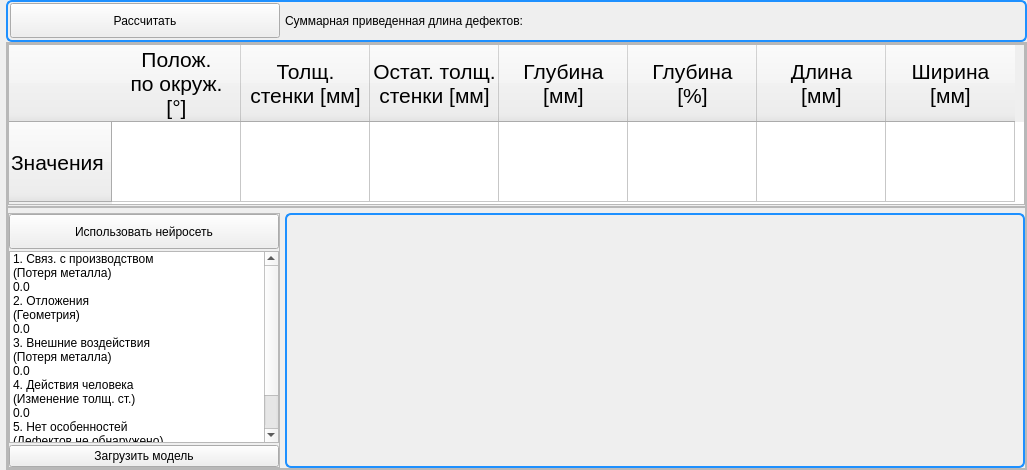
      <widget class="QWidget" name="tab_9">
       <attribute name="title">
        <string>Нейросеть</string>
       </attribute>
       <layout class="QVBoxLayout" name="verticalLayout_13">
        <property name="spacing">
         <number>0</number>
        </property>
        <property name="leftMargin">
         <number>6</number>
        </property>
        <property name="topMargin">
         <number>0</number>
        </property>
        <property name="rightMargin">
         <number>0</number>
        </property>
        <property name="bottomMargin">
         <number>0</number>
        </property>
        <item>
         <widget class="QFrame" name="frame_12">
          <property name="minimumSize">
           <size>
            <width>1021</width>
            <height>42</height>
           </size>
          </property>
          <property name="maximumSize">
           <size>
            <width>16777215</width>
            <height>42</height>
           </size>
          </property>
          <property name="styleSheet">
           <string notr="true">QFrame {
border: 2px solid #1E90FF;;
border-radius: 6px;
}</string>
          </property>
          <property name="frameShape">
           <enum>QFrame::StyledPanel</enum>
          </property>
          <property name="frameShadow">
           <enum>QFrame::Raised</enum>
          </property>
          <layout class="QHBoxLayout" name="horizontalLayout_12">
           <property name="spacing">
            <number>3</number>
           </property>
           <property name="leftMargin">
            <number>2</number>
           </property>
           <property name="topMargin">
            <number>0</number>
           </property>
           <property name="rightMargin">
            <number>0</number>
           </property>
           <property name="bottomMargin">
            <number>0</number>
           </property>
           <item>
            <widget class="QPushButton" name="pushButton_8">
             <property name="minimumSize">
              <size>
               <width>270</width>
               <height>35</height>
              </size>
             </property>
             <property name="maximumSize">
              <size>
               <width>270</width>
               <height>35</height>
              </size>
             </property>
             <property name="styleSheet">
              <string notr="true">font: 11pt &quot;Ubuntu Mono&quot;;</string>
             </property>
             <property name="text">
              <string>Рассчитать</string>
             </property>
            </widget>
           </item>
           <item>
            <widget class="QLineEdit" name="lineEdit_12">
             <property name="styleSheet">
              <string notr="true">font: 11pt &quot;Ubuntu Mono&quot;;
border:none;
background-color: rgba(255, 255, 255, 0);</string>
             </property>
             <property name="text">
              <string>Суммарная приведенная длина дефектов:</string>
             </property>
            </widget>
           </item>
          </layout>
         </widget>
        </item>
        <item>
         <widget class="QFrame" name="frame_13">
          <property name="frameShape">
           <enum>QFrame::StyledPanel</enum>
          </property>
          <property name="frameShadow">
           <enum>QFrame::Raised</enum>
          </property>
          <layout class="QVBoxLayout" name="verticalLayout_14">
           <property name="spacing">
            <number>0</number>
           </property>
           <property name="leftMargin">
            <number>0</number>
           </property>
           <property name="topMargin">
            <number>0</number>
           </property>
           <property name="rightMargin">
            <number>0</number>
           </property>
           <property name="bottomMargin">
            <number>0</number>
           </property>
           <item>
            <widget class="QFrame" name="frame_14">
             <property name="minimumSize">
              <size>
               <width>0</width>
               <height>164</height>
              </size>
             </property>
             <property name="maximumSize">
              <size>
               <width>16777215</width>
               <height>164</height>
              </size>
             </property>
             <property name="frameShape">
              <enum>QFrame::StyledPanel</enum>
             </property>
             <property name="frameShadow">
              <enum>QFrame::Raised</enum>
             </property>
             <layout class="QHBoxLayout" name="horizontalLayout_13">
              <property name="spacing">
               <number>0</number>
              </property>
              <property name="leftMargin">
               <number>0</number>
              </property>
              <property name="topMargin">
               <number>0</number>
              </property>
              <property name="rightMargin">
               <number>0</number>
              </property>
              <property name="bottomMargin">
               <number>0</number>
              </property>
              <item>
               <widget class="QTableWidget" name="tableWidget_3">
                <property name="minimumSize">
                 <size>
                  <width>1011</width>
                  <height>161</height>
                 </size>
                </property>
                <property name="maximumSize">
                 <size>
                  <width>16777215</width>
                  <height>161</height>
                 </size>
                </property>
                <property name="styleSheet">
                 <string notr="true">font-size: 16pt;</string>
                </property>
                <attribute name="horizontalHeaderMinimumSectionSize">
                 <number>129</number>
                </attribute>
                <attribute name="horizontalHeaderDefaultSectionSize">
                 <number>129</number>
                </attribute>
                <attribute name="verticalHeaderMinimumSectionSize">
                 <number>80</number>
                </attribute>
                <attribute name="verticalHeaderDefaultSectionSize">
                 <number>80</number>
                </attribute>
                <row>
                 <property name="text">
                  <string>Значения</string>
                 </property>
                </row>
                <column>
                 <property name="text">
                  <string>Полож.
по окруж.
[°]</string>
                 </property>
                </column>
                <column>
                 <property name="text">
                  <string>Толщ.
стенки [мм]</string>
                 </property>
                </column>
                <column>
                 <property name="text">
                  <string>Остат. толщ.
стенки [мм]</string>
                 </property>
                </column>
                <column>
                 <property name="text">
                  <string>Глубина
[мм]</string>
                 </property>
                </column>
                <column>
                 <property name="text">
                  <string>Глубина
[%]</string>
                 </property>
                </column>
                <column>
                 <property name="text">
                  <string>Длина
[мм]</string>
                 </property>
                </column>
                <column>
                 <property name="text">
                  <string>Ширина
[мм]</string>
                 </property>
                </column>
                <item row="0" column="0">
                 <property name="font">
                  <font>
                   <pointsize>12</pointsize>
                  </font>
                 </property>
                 <property name="textAlignment">
                  <set>AlignCenter</set>
                 </property>
                </item>
                <item row="0" column="1">
                 <property name="font">
                  <font>
                   <pointsize>12</pointsize>
                  </font>
                 </property>
                 <property name="textAlignment">
                  <set>AlignCenter</set>
                 </property>
                </item>
                <item row="0" column="2">
                 <property name="font">
                  <font>
                   <pointsize>12</pointsize>
                  </font>
                 </property>
                 <property name="textAlignment">
                  <set>AlignCenter</set>
                 </property>
                </item>
                <item row="0" column="3">
                 <property name="font">
                  <font>
                   <pointsize>12</pointsize>
                  </font>
                 </property>
                 <property name="textAlignment">
                  <set>AlignCenter</set>
                 </property>
                </item>
                <item row="0" column="4">
                 <property name="font">
                  <font>
                   <pointsize>12</pointsize>
                  </font>
                 </property>
                 <property name="textAlignment">
                  <set>AlignCenter</set>
                 </property>
                </item>
                <item row="0" column="5">
                 <property name="text">
                  <string/>
                 </property>
                 <property name="font">
                  <font>
                   <pointsize>12</pointsize>
                  </font>
                 </property>
                 <property name="textAlignment">
                  <set>AlignCenter</set>
                 </property>
                </item>
                <item row="0" column="6">
                 <property name="text">
                  <string/>
                 </property>
                 <property name="font">
                  <font>
                   <pointsize>12</pointsize>
                  </font>
                 </property>
                 <property name="textAlignment">
                  <set>AlignCenter</set>
                 </property>
                </item>
               </widget>
              </item>
             </layout>
            </widget>
           </item>
           <item>
            <widget class="QFrame" name="frame_15">
             <property name="frameShape">
              <enum>QFrame::StyledPanel</enum>
             </property>
             <property name="frameShadow">
              <enum>QFrame::Raised</enum>
             </property>
             <layout class="QHBoxLayout" name="horizontalLayout_14">
              <property name="spacing">
               <number>5</number>
              </property>
              <property name="leftMargin">
               <number>0</number>
              </property>
              <property name="topMargin">
               <number>5</number>
              </property>
              <property name="rightMargin">
               <number>0</number>
              </property>
              <property name="bottomMargin">
               <number>0</number>
              </property>
              <item>
               <widget class="QFrame" name="frame_16">
                <property name="minimumSize">
                 <size>
                  <width>272</width>
                  <height>0</height>
                 </size>
                </property>
                <property name="maximumSize">
                 <size>
                  <width>272</width>
                  <height>16777215</height>
                 </size>
                </property>
                <property name="frameShape">
                 <enum>QFrame::StyledPanel</enum>
                </property>
                <property name="frameShadow">
                 <enum>QFrame::Raised</enum>
                </property>
                <layout class="QVBoxLayout" name="verticalLayout_15">
                 <property name="spacing">
                  <number>2</number>
                 </property>
                 <property name="leftMargin">
                  <number>0</number>
                 </property>
                 <property name="topMargin">
                  <number>0</number>
                 </property>
                 <property name="rightMargin">
                  <number>0</number>
                 </property>
                 <property name="bottomMargin">
                  <number>0</number>
                 </property>
                 <item>
                  <widget class="QPushButton" name="pushButton_9">
                   <property name="minimumSize">
                    <size>
                     <width>270</width>
                     <height>35</height>
                    </size>
                   </property>
                   <property name="maximumSize">
                    <size>
                     <width>270</width>
                     <height>35</height>
                    </size>
                   </property>
                   <property name="styleSheet">
                    <string notr="true">font: 11pt &quot;Ubuntu Mono&quot;;</string>
                   </property>
                   <property name="text">
                    <string>Использовать нейросеть</string>
                   </property>
                  </widget>
                 </item>
                 <item>
                  <widget class="QListWidget" name="listWidget_2">
                   <property name="styleSheet">
                    <string notr="true">font: 12pt &quot;Ubuntu Mono&quot;;</string>
                   </property>
                   <item>
                    <property name="text">
                     <string>1. Cвяз. с производством
(Потеря металла)
0.0</string>
                    </property>
                   </item>
                   <item>
                    <property name="text">
                     <string>2. Отложения
(Геометрия)
0.0</string>
                    </property>
                   </item>
                   <item>
                    <property name="text">
                     <string>3. Внешние воздействия
(Потеря металла)
0.0</string>
                    </property>
                   </item>
                   <item>
                    <property name="text">
                     <string>4. Действия человека
(Изменение толщ. ст.)
0.0</string>
                    </property>
                   </item>
                   <item>
                    <property name="text">
                     <string>5. Нет особенностей
(Дефектов не обнаружено)
0.0</string>
                    </property>
                   </item>
                  </widget>
                 </item>
                 <item>
                  <widget class="QPushButton" name="pushButton_10">
                   <property name="styleSheet">
                    <string notr="true">font: 11pt &quot;Ubuntu Mono&quot;;</string>
                   </property>
                   <property name="text">
                    <string>Загрузить модель</string>
                   </property>
                  </widget>
                 </item>
                </layout>
               </widget>
              </item>
              <item>
               <widget class="QFrame" name="frame_17">
                <property name="styleSheet">
                 <string notr="true">QFrame {
border: 2px solid #1E90FF;
border-radius: 6px;
}</string>
                </property>
                <property name="frameShape">
                 <enum>QFrame::StyledPanel</enum>
                </property>
                <property name="frameShadow">
                 <enum>QFrame::Raised</enum>
                </property>
                <layout class="QHBoxLayout" name="horizontalLayout_15">
                 <property name="spacing">
                  <number>0</number>
                 </property>
                 <property name="leftMargin">
                  <number>1</number>
                 </property>
                 <property name="topMargin">
                  <number>1</number>
                 </property>
                 <property name="rightMargin">
                  <number>1</number>
                 </property>
                 <property name="bottomMargin">
                  <number>1</number>
                 </property>
                 <item>
                  <widget class="QWidget" name="widget_5" native="true"/>
                 </item>
                </layout>
               </widget>
              </item>
             </layout>
            </widget>
           </item>
          </layout>
         </widget>
        </item>
       </layout>
      </widget>
